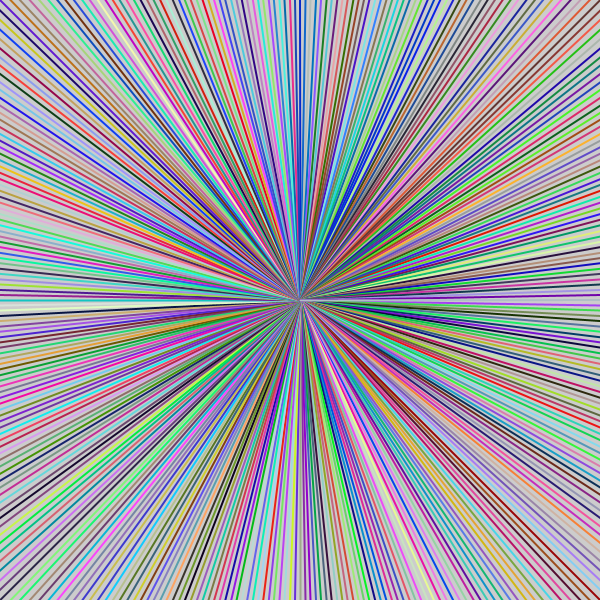
Frame 1 (no input)
Frame 60 (the mouse pressed at the canvas centre just before this capture): identical to frame 1, image omitted
Frame 120 (the mouse held since frame 60 and released just before this capture): identical to frame 1, image omitted

The Processing sketch that drew this single still picture (run headless with seeded random() and noise(); from frame 60 on, the mouse is pressed at the canvas centre):

// Processing sketch: rotateLinesLectureExample
// ── rotateLinesLectureExample.pde
int x = 0;
int y = 0;

void setup(){
  size(600,600);
  strokeWeight(2);
  
  translate(width/2, height/2);
  
  for(int i=0; i<360; i++){
    rotate(radians(1));
    stroke(random(0,255), random(0,255),random(0,255));
    line(x,y,width,x);
  }
}

void draw(){
  
  
}
